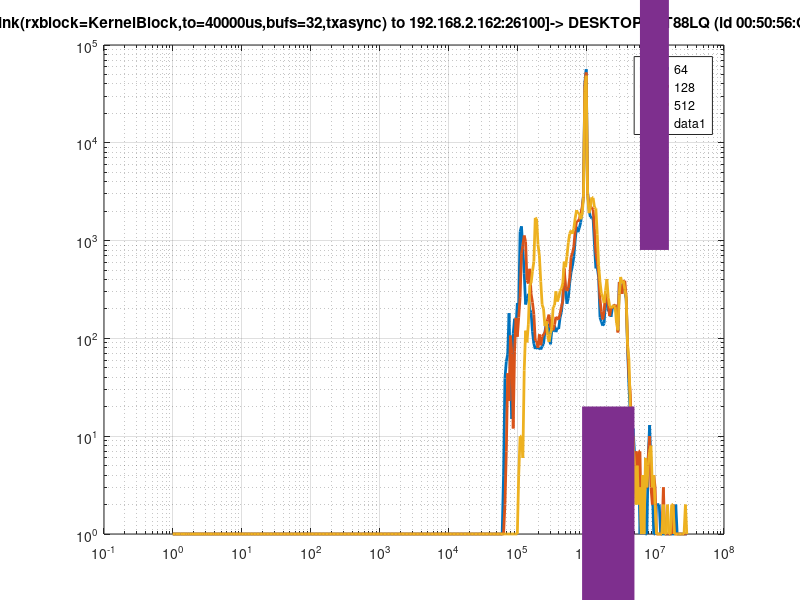

Recreate this plot in MATLAB.
h=([ [ 0 0 0 0 0 0 0 0 0 0 0 0 0 0 0 0 0 0 0 0 0 0 0 0 0 0 0 0 0 0 0 0 0 0 0 0 0 0 0 0 0 0 0 0 0 0 0 0 0 0 ...
 0 0 0 0 0 0 0 0 0 0 0 0 0 0 0 0 0 0 0 0 0 0 0 0 0 0 0 0 0 0 0 0 0 0 0 0 0 0 0 0 0 0 0 0 0 0 0 0 0 0 ...
 0 0 0 0 0 0 0 0 0 0 0 0 0 0 0 0 0 0 0 0 0 0 0 0 0 0 0 0 0 0 0 0 0 0 0 0 0 0 0 0 0 0 0 0 0 0 0 0 0 0 ...
 0 0 0 0 0 0 0 0 0 0 0 0 0 0 0 0 0 0 0 0 0 0 0 0 0 0 0 0 0 0 0 0 0 0 0 0 0 0 0 0 0 0 0 0 0 0 0 0 0 0 ...
 0 0 0 0 0 0 0 0 0 0 0 0 0 0 0 0 0 0 0 0 0 0 0 0 0 0 0 0 0 0 0 0 0 0 0 0 0 0 0 0 3 38 57 68 180 38 14 112 158 129 ...
 229 217 1231 1399 831 463 221 254 284 195 184 116 87 77 82 77 80 76 82 87 115 141 139 132 86 118 116 134 115 127 124 162 185 252 467 306 225 257 367 473 549 682 1012 1381 1218 1350 1535 2034 2921 41313 ...
 56556 3188 2073 1746 1704 1679 889 518 533 420 163 147 134 141 253 229 188 192 165 204 213 216 180 118 377 347 309 331 303 252 78 32 15 6 11 6 5 2 5 0 1 1 1 0 0 5 12 4 2 0 ...
 0 1 1 1 0 0 0 0 0 0 0 0 0 0 0 1 0 0 0 0 0 0 0 0]' [ 0 0 0 0 0 0 0 0 0 0 0 0 0 0 0 0 0 0 0 0 0 0 0 0 0 0 0 0 0 0 0 0 0 0 0 0 0 0 0 0 0 0 0 0 0 0 0 0 0 0 ...
 0 0 0 0 0 0 0 0 0 0 0 0 0 0 0 0 0 0 0 0 0 0 0 0 0 0 0 0 0 0 0 0 0 0 0 0 0 0 0 0 0 0 0 0 0 0 0 0 0 0 ...
 0 0 0 0 0 0 0 0 0 0 0 0 0 0 0 0 0 0 0 0 0 0 0 0 0 0 0 0 0 0 0 0 0 0 0 0 0 0 0 0 0 0 0 0 0 0 0 0 0 0 ...
 0 0 0 0 0 0 0 0 0 0 0 0 0 0 0 0 0 0 0 0 0 0 0 0 0 0 0 0 0 0 0 0 0 0 0 0 0 0 0 0 0 0 0 0 0 0 0 0 0 0 ...
 0 0 0 0 0 0 0 0 0 0 0 0 0 0 0 0 0 0 0 0 0 0 0 0 0 0 0 0 0 0 0 0 0 0 0 0 0 0 0 0 0 1 6 43 22 106 69 11 73 161 ...
 103 163 262 743 888 1127 972 391 363 514 284 232 175 94 93 79 109 84 103 109 112 134 156 174 128 126 120 137 165 159 155 177 210 240 519 337 304 324 414 676 745 865 1265 1595 1555 1668 1869 2161 2825 39562 ...
 52385 3060 2276 2236 2181 2057 1317 741 610 464 250 186 155 191 283 264 217 168 206 203 214 221 201 114 375 331 284 382 388 267 86 41 26 9 9 2 6 3 6 6 0 2 3 2 2 5 9 2 1 3 ...
 2 0 0 0 0 0 2 0 0 0 0 0 0 1 0 0 0 0 0 0 0 0 0 0]' [ 0 0 0 0 0 0 0 0 0 0 0 0 0 0 0 0 0 0 0 0 0 0 0 0 0 0 0 0 0 0 0 0 0 0 0 0 0 0 0 0 0 0 0 0 0 0 0 0 0 0 ...
 0 0 0 0 0 0 0 0 0 0 0 0 0 0 0 0 0 0 0 0 0 0 0 0 0 0 0 0 0 0 0 0 0 0 0 0 0 0 0 0 0 0 0 0 0 0 0 0 0 0 ...
 0 0 0 0 0 0 0 0 0 0 0 0 0 0 0 0 0 0 0 0 0 0 0 0 0 0 0 0 0 0 0 0 0 0 0 0 0 0 0 0 0 0 0 0 0 0 0 0 0 0 ...
 0 0 0 0 0 0 0 0 0 0 0 0 0 0 0 0 0 0 0 0 0 0 0 0 0 0 0 0 0 0 0 0 0 0 0 0 0 0 0 0 0 0 0 0 0 0 0 0 0 0 ...
 0 0 0 0 0 0 0 0 0 0 0 0 0 0 0 0 0 0 0 0 0 0 0 0 0 0 0 0 0 0 0 0 0 0 0 0 0 0 0 0 0 0 0 0 0 0 0 0 0 0 ...
 0 3 9 9 5 46 119 90 139 349 367 486 608 1706 1675 910 699 380 220 200 133 149 106 91 111 126 208 216 302 237 258 305 322 366 609 533 688 951 1178 1268 1171 1326 1698 2045 1887 1902 1655 1818 2760 33702 ...
 48560 2943 1908 2207 2770 2733 2180 2138 1159 557 379 287 264 229 308 404 259 214 203 213 216 210 142 120 280 424 366 388 317 264 84 60 18 17 8 4 1 4 1 2 0 3 0 5 2 4 6 7 2 3 ...
 1 0 0 0 0 0 1 0 0 1 0 0 1 1 0 0 0 0 0 0 0 0 1 0]']')';

x=([ 0 0.0471286 0.0964782 0.148154 0.202264 0.258925 0.318257 0.380384 0.44544 0.513561 0.584893 0.659587 0.737801 0.819701 0.905461 0.995262 1.0893 1.18776 1.29087 1.39883 1.51189 1.63027 1.75423 1.88403 2.01995 2.16228 2.31131 2.46737 2.63078 2.80189 2.98107 3.16869 3.36516 3.57088 3.7863 4.01187 4.24808 4.49541 4.7544 5.0256 5.30957 5.60693 5.91831 6.24436 6.58578 6.94328 7.31764 7.70964 8.12011 8.54993 ...
 9 9.47128 9.96478 10.4815 11.0226 11.5893 12.1826 12.8038 13.4544 14.1356 14.8489 15.5959 16.378 17.197 18.0546 18.9526 19.893 20.8776 21.9087 22.9883 24.1189 25.3027 26.5423 27.8403 29.1995 30.6228 32.1131 33.6737 35.3078 37.0189 38.8107 40.6869 42.6516 44.7088 46.863 49.1187 51.4808 53.9541 56.544 59.256 62.0957 65.0694 68.1831 71.4436 74.8578 78.4328 82.1764 86.0964 90.2011 94.4993 ...
 99 103.713 108.648 113.815 119.226 124.893 130.826 137.038 143.544 150.356 157.489 164.959 172.78 180.97 189.546 198.526 207.93 217.776 228.087 238.883 250.189 262.027 274.423 287.403 300.995 315.228 330.131 345.737 362.078 379.189 397.107 415.869 435.516 456.088 477.63 500.187 523.807 548.541 574.44 601.56 629.957 659.693 690.831 723.436 757.578 793.328 830.764 869.964 911.011 953.993 ...
 999 1046.13 1095.48 1147.15 1201.26 1257.93 1317.26 1379.38 1444.44 1512.56 1583.89 1658.59 1736.8 1818.7 1904.46 1994.26 2088.3 2186.76 2289.87 2397.83 2510.89 2629.27 2753.23 2883.03 3018.95 3161.28 3310.31 3466.37 3629.78 3800.89 3980.07 4167.69 4364.16 4569.88 4785.3 5010.87 5247.08 5494.41 5753.4 6024.6 6308.57 6605.93 6917.31 7243.36 7584.78 7942.28 8316.64 8708.64 9119.11 9548.93 ...
 9999 10470.3 10963.8 11480.5 12021.6 12588.3 13181.6 13802.8 14453.4 15134.6 15847.9 16594.9 17377 18196 19053.6 19951.6 20892 21876.6 22907.7 23987.3 25117.9 26301.7 27541.3 28839.3 30198.5 31621.8 33112.1 34672.7 36306.8 38017.9 39809.7 41685.9 43650.6 45707.8 47862 50117.7 52479.7 54953.1 57543 60255 63094.8 66068.4 69182.1 72442.6 75856.8 79431.8 83175.4 87095.4 91200.1 95498.3 ...
 99999 104712 109647 114814 120225 125892 131825 138037 144543 151355 158488 165958 173779 181969 190545 199525 208929 218775 229086 239882 251188 263026 275422 288402 301994 316227 331130 346736 363077 380188 398106 416868 436515 457087 478629 501186 524806 549540 575439 602559 630957 660693 691830 724435 758577 794327 831763 870963 912010 954992 ...
 999999 1.04713e+06 1.09648e+06 1.14815e+06 1.20226e+06 1.25892e+06 1.31826e+06 1.38038e+06 1.44544e+06 1.51356e+06 1.58489e+06 1.65959e+06 1.7378e+06 1.8197e+06 1.90546e+06 1.99526e+06 2.0893e+06 2.18776e+06 2.29087e+06 2.39883e+06 2.51189e+06 2.63027e+06 2.75423e+06 2.88403e+06 3.01995e+06 3.16228e+06 3.31131e+06 3.46737e+06 3.63078e+06 3.80189e+06 3.98107e+06 4.16869e+06 4.36516e+06 4.57088e+06 4.7863e+06 5.01187e+06 5.24807e+06 5.4954e+06 5.7544e+06 6.0256e+06 6.30958e+06 6.60694e+06 6.91831e+06 7.24436e+06 7.58578e+06 7.94328e+06 8.31764e+06 8.70964e+06 9.12011e+06 9.54992e+06 ...
 1e+07 1.04713e+07 1.09648e+07 1.14815e+07 1.20226e+07 1.25893e+07 1.31826e+07 1.38038e+07 1.44544e+07 1.51356e+07 1.58489e+07 1.65959e+07 1.7378e+07 1.8197e+07 1.90546e+07 1.99526e+07 2.0893e+07 2.18776e+07 2.29087e+07 2.39883e+07 2.51189e+07 2.63027e+07 2.75423e+07 2.88403e+07]');


h128 = h(:,2);
[~,ii] = max(h128);
x(ii)+1

inTimeRange = (ii + (-3:35))
inTimeRangeX = x([min(inTimeRange) max(inTimeRange)])
eventsInTime = sum(h128(inTimeRange))


totalEventsLate = sum(h128(inTimeRange(end)+1:end))
totalEventsEarly = sum(h128(1:inTimeRange(1)-1))

o=ceil(15.0515);
hold off;
loglog(x(o:end,:), 1+h(o:end,:), '-', 'LineWidth',2);
 hold on;
  grid on; 
legend( '64', '128', '512'); title('receiver jitter (ns) rpi2dev <-[udplink(rxblock=KernelBlock,to=40000us,bufs=32,txasync) to 192.168.2.162:26100]-> DESKTOP-79T88LQ (id 00:50:56:C0:00:08, host [192.168.2.162]:connect)'); 


plot(inTimeRangeX, [1 1], 'LineWidth',200); 



%sum((h128>0).*(x-x(ii-10)))/1000/1000

sum((h128).*(x))./ sum(h128) / 1000 / 1000

evLate = sum(h128(inTimeRange(end)+1:end))
evLate ./ sum(h128) * 100



